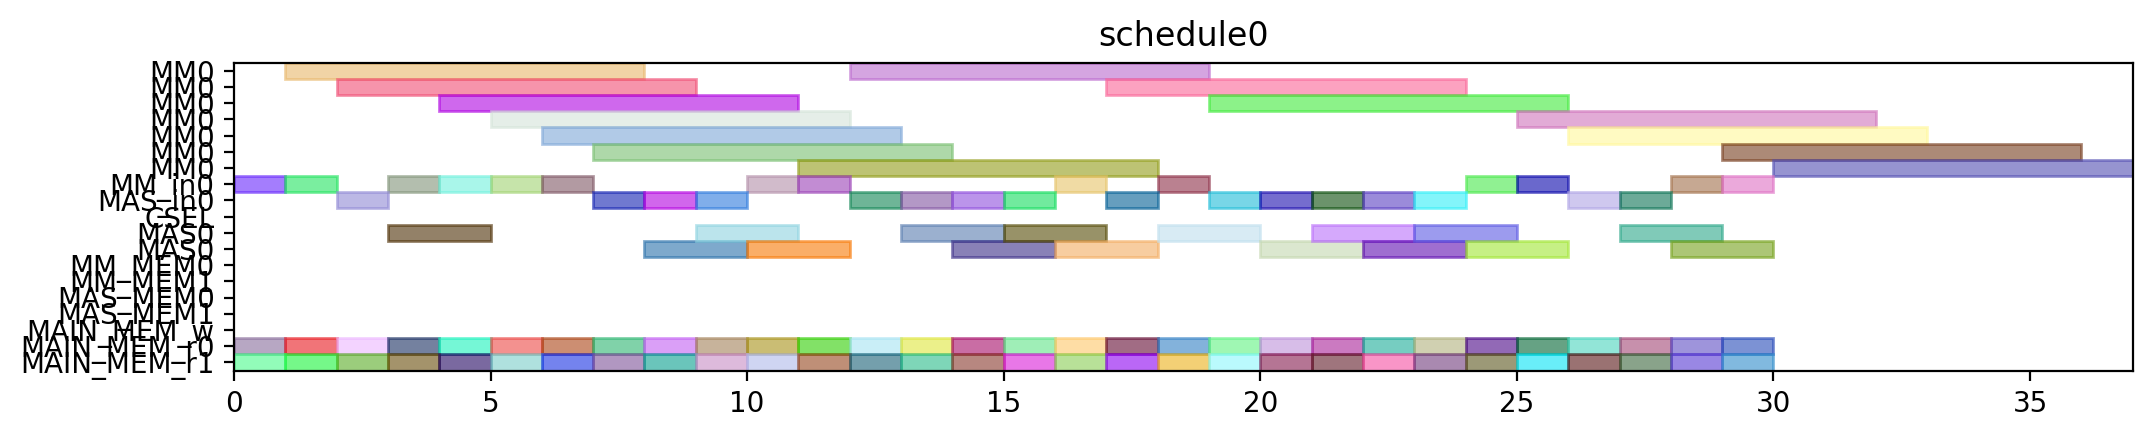

Source code (Python):
from pyschedule import Scenario, solvers, plotters, alt


def solve():
	horizon = 120
	S = Scenario("schedule0", horizon=horizon)

	# resource
	MM = S.Resources('MM', num=1, size=7)
	MM_in = S.Resources('MM_in', num=1)
	MAS_in = S.Resources('MAS_in', num=1)
	CSEL = S.Resource('CSEL')
	MAS = S.Resources('MAS', num=1, size=2, periods=range(1, horizon))
	MM_MEM = S.Resources('MM_MEM', num=2)
	MAS_MEM = S.Resources('MAS_MEM', num=2)
	MAIN_MEM_w = S.Resource('MAIN_MEM_w', size=1)
	MAIN_MEM_r = S.Resources('MAIN_MEM_r', num=2)

	# result of previous scheduling

	# new tasks
	r1_t0 = S.Task('r1_t0', length=7, delay_cost=1)
	r1_t0 += alt(MM)
	r1_t0_in = S.Task('r1_t0_in', length=1, delay_cost=1)
	r1_t0_in += alt(MM_in)
	S += r1_t0_in*MM_in[0]<=r1_t0*MM[0]
	r1_t0_mem0 = S.Task('r1_t0_mem0', length=1, delay_cost=1)
	r1_t0_mem0 += MAIN_MEM_r[0]
	S += r1_t0_mem0 <= r1_t0

	r1_t0_mem1 = S.Task('r1_t0_mem1', length=1, delay_cost=1)
	r1_t0_mem1 += MAIN_MEM_r[1]
	S += r1_t0_mem1 <= r1_t0

	r1_t1 = S.Task('r1_t1', length=7, delay_cost=1)
	r1_t1 += alt(MM)
	r1_t1_in = S.Task('r1_t1_in', length=1, delay_cost=1)
	r1_t1_in += alt(MM_in)
	S += r1_t1_in*MM_in[0]<=r1_t1*MM[0]
	r1_t1_mem0 = S.Task('r1_t1_mem0', length=1, delay_cost=1)
	r1_t1_mem0 += MAIN_MEM_r[0]
	S += r1_t1_mem0 <= r1_t1

	r1_t1_mem1 = S.Task('r1_t1_mem1', length=1, delay_cost=1)
	r1_t1_mem1 += MAIN_MEM_r[1]
	S += r1_t1_mem1 <= r1_t1

	r1_t2 = S.Task('r1_t2', length=2, delay_cost=1)
	r1_t2 += alt(MAS)
	r1_t2_in = S.Task('r1_t2_in', length=1, delay_cost=1)
	r1_t2_in += alt(MAS_in)
	S += r1_t2_in*MAS_in[0]<=r1_t2*MAS[0]

	r1_t2_mem0 = S.Task('r1_t2_mem0', length=1, delay_cost=1)
	r1_t2_mem0 += MAIN_MEM_r[0]
	S += r1_t2_mem0 <= r1_t2

	r1_t2_mem1 = S.Task('r1_t2_mem1', length=1, delay_cost=1)
	r1_t2_mem1 += MAIN_MEM_r[1]
	S += r1_t2_mem1 <= r1_t2

	r1_t3 = S.Task('r1_t3', length=2, delay_cost=1)
	r1_t3 += alt(MAS)
	r1_t3_in = S.Task('r1_t3_in', length=1, delay_cost=1)
	r1_t3_in += alt(MAS_in)
	S += r1_t3_in*MAS_in[0]<=r1_t3*MAS[0]

	r1_t3_mem0 = S.Task('r1_t3_mem0', length=1, delay_cost=1)
	r1_t3_mem0 += MAIN_MEM_r[0]
	S += r1_t3_mem0 <= r1_t3

	r1_t3_mem1 = S.Task('r1_t3_mem1', length=1, delay_cost=1)
	r1_t3_mem1 += MAIN_MEM_r[1]
	S += r1_t3_mem1 <= r1_t3

	r3_t0 = S.Task('r3_t0', length=7, delay_cost=1)
	r3_t0 += alt(MM)
	r3_t0_in = S.Task('r3_t0_in', length=1, delay_cost=1)
	r3_t0_in += alt(MM_in)
	S += r3_t0_in*MM_in[0]<=r3_t0*MM[0]
	r3_t0_mem0 = S.Task('r3_t0_mem0', length=1, delay_cost=1)
	r3_t0_mem0 += MAIN_MEM_r[0]
	S += r3_t0_mem0 <= r3_t0

	r3_t0_mem1 = S.Task('r3_t0_mem1', length=1, delay_cost=1)
	r3_t0_mem1 += MAIN_MEM_r[1]
	S += r3_t0_mem1 <= r3_t0

	r3_t1 = S.Task('r3_t1', length=7, delay_cost=1)
	r3_t1 += alt(MM)
	r3_t1_in = S.Task('r3_t1_in', length=1, delay_cost=1)
	r3_t1_in += alt(MM_in)
	S += r3_t1_in*MM_in[0]<=r3_t1*MM[0]
	r3_t1_mem0 = S.Task('r3_t1_mem0', length=1, delay_cost=1)
	r3_t1_mem0 += MAIN_MEM_r[0]
	S += r3_t1_mem0 <= r3_t1

	r3_t1_mem1 = S.Task('r3_t1_mem1', length=1, delay_cost=1)
	r3_t1_mem1 += MAIN_MEM_r[1]
	S += r3_t1_mem1 <= r3_t1

	r3_t2 = S.Task('r3_t2', length=2, delay_cost=1)
	r3_t2 += alt(MAS)
	r3_t2_in = S.Task('r3_t2_in', length=1, delay_cost=1)
	r3_t2_in += alt(MAS_in)
	S += r3_t2_in*MAS_in[0]<=r3_t2*MAS[0]

	r3_t2_mem0 = S.Task('r3_t2_mem0', length=1, delay_cost=1)
	r3_t2_mem0 += MAIN_MEM_r[0]
	S += r3_t2_mem0 <= r3_t2

	r3_t2_mem1 = S.Task('r3_t2_mem1', length=1, delay_cost=1)
	r3_t2_mem1 += MAIN_MEM_r[1]
	S += r3_t2_mem1 <= r3_t2

	r3_t3 = S.Task('r3_t3', length=2, delay_cost=1)
	r3_t3 += alt(MAS)
	r3_t3_in = S.Task('r3_t3_in', length=1, delay_cost=1)
	r3_t3_in += alt(MAS_in)
	S += r3_t3_in*MAS_in[0]<=r3_t3*MAS[0]

	r3_t3_mem0 = S.Task('r3_t3_mem0', length=1, delay_cost=1)
	r3_t3_mem0 += MAIN_MEM_r[0]
	S += r3_t3_mem0 <= r3_t3

	r3_t3_mem1 = S.Task('r3_t3_mem1', length=1, delay_cost=1)
	r3_t3_mem1 += MAIN_MEM_r[1]
	S += r3_t3_mem1 <= r3_t3

	r4_t0 = S.Task('r4_t0', length=7, delay_cost=1)
	r4_t0 += alt(MM)
	r4_t0_in = S.Task('r4_t0_in', length=1, delay_cost=1)
	r4_t0_in += alt(MM_in)
	S += r4_t0_in*MM_in[0]<=r4_t0*MM[0]
	r4_t0_mem0 = S.Task('r4_t0_mem0', length=1, delay_cost=1)
	r4_t0_mem0 += MAIN_MEM_r[0]
	S += r4_t0_mem0 <= r4_t0

	r4_t0_mem1 = S.Task('r4_t0_mem1', length=1, delay_cost=1)
	r4_t0_mem1 += MAIN_MEM_r[1]
	S += r4_t0_mem1 <= r4_t0

	r4_t1 = S.Task('r4_t1', length=7, delay_cost=1)
	r4_t1 += alt(MM)
	r4_t1_in = S.Task('r4_t1_in', length=1, delay_cost=1)
	r4_t1_in += alt(MM_in)
	S += r4_t1_in*MM_in[0]<=r4_t1*MM[0]
	r4_t1_mem0 = S.Task('r4_t1_mem0', length=1, delay_cost=1)
	r4_t1_mem0 += MAIN_MEM_r[0]
	S += r4_t1_mem0 <= r4_t1

	r4_t1_mem1 = S.Task('r4_t1_mem1', length=1, delay_cost=1)
	r4_t1_mem1 += MAIN_MEM_r[1]
	S += r4_t1_mem1 <= r4_t1

	r4_t2 = S.Task('r4_t2', length=2, delay_cost=1)
	r4_t2 += alt(MAS)
	r4_t2_in = S.Task('r4_t2_in', length=1, delay_cost=1)
	r4_t2_in += alt(MAS_in)
	S += r4_t2_in*MAS_in[0]<=r4_t2*MAS[0]

	r4_t2_mem0 = S.Task('r4_t2_mem0', length=1, delay_cost=1)
	r4_t2_mem0 += MAIN_MEM_r[0]
	S += r4_t2_mem0 <= r4_t2

	r4_t2_mem1 = S.Task('r4_t2_mem1', length=1, delay_cost=1)
	r4_t2_mem1 += MAIN_MEM_r[1]
	S += r4_t2_mem1 <= r4_t2

	r4_t3 = S.Task('r4_t3', length=2, delay_cost=1)
	r4_t3 += alt(MAS)
	r4_t3_in = S.Task('r4_t3_in', length=1, delay_cost=1)
	r4_t3_in += alt(MAS_in)
	S += r4_t3_in*MAS_in[0]<=r4_t3*MAS[0]

	r4_t3_mem0 = S.Task('r4_t3_mem0', length=1, delay_cost=1)
	r4_t3_mem0 += MAIN_MEM_r[0]
	S += r4_t3_mem0 <= r4_t3

	r4_t3_mem1 = S.Task('r4_t3_mem1', length=1, delay_cost=1)
	r4_t3_mem1 += MAIN_MEM_r[1]
	S += r4_t3_mem1 <= r4_t3

	r5_t0 = S.Task('r5_t0', length=7, delay_cost=1)
	r5_t0 += alt(MM)
	r5_t0_in = S.Task('r5_t0_in', length=1, delay_cost=1)
	r5_t0_in += alt(MM_in)
	S += r5_t0_in*MM_in[0]<=r5_t0*MM[0]
	r5_t0_mem0 = S.Task('r5_t0_mem0', length=1, delay_cost=1)
	r5_t0_mem0 += MAIN_MEM_r[0]
	S += r5_t0_mem0 <= r5_t0

	r5_t0_mem1 = S.Task('r5_t0_mem1', length=1, delay_cost=1)
	r5_t0_mem1 += MAIN_MEM_r[1]
	S += r5_t0_mem1 <= r5_t0

	r5_t1 = S.Task('r5_t1', length=7, delay_cost=1)
	r5_t1 += alt(MM)
	r5_t1_in = S.Task('r5_t1_in', length=1, delay_cost=1)
	r5_t1_in += alt(MM_in)
	S += r5_t1_in*MM_in[0]<=r5_t1*MM[0]
	r5_t1_mem0 = S.Task('r5_t1_mem0', length=1, delay_cost=1)
	r5_t1_mem0 += MAIN_MEM_r[0]
	S += r5_t1_mem0 <= r5_t1

	r5_t1_mem1 = S.Task('r5_t1_mem1', length=1, delay_cost=1)
	r5_t1_mem1 += MAIN_MEM_r[1]
	S += r5_t1_mem1 <= r5_t1

	r5_t2 = S.Task('r5_t2', length=2, delay_cost=1)
	r5_t2 += alt(MAS)
	r5_t2_in = S.Task('r5_t2_in', length=1, delay_cost=1)
	r5_t2_in += alt(MAS_in)
	S += r5_t2_in*MAS_in[0]<=r5_t2*MAS[0]

	r5_t2_mem0 = S.Task('r5_t2_mem0', length=1, delay_cost=1)
	r5_t2_mem0 += MAIN_MEM_r[0]
	S += r5_t2_mem0 <= r5_t2

	r5_t2_mem1 = S.Task('r5_t2_mem1', length=1, delay_cost=1)
	r5_t2_mem1 += MAIN_MEM_r[1]
	S += r5_t2_mem1 <= r5_t2

	r5_t3 = S.Task('r5_t3', length=2, delay_cost=1)
	r5_t3 += alt(MAS)
	r5_t3_in = S.Task('r5_t3_in', length=1, delay_cost=1)
	r5_t3_in += alt(MAS_in)
	S += r5_t3_in*MAS_in[0]<=r5_t3*MAS[0]

	r5_t3_mem0 = S.Task('r5_t3_mem0', length=1, delay_cost=1)
	r5_t3_mem0 += MAIN_MEM_r[0]
	S += r5_t3_mem0 <= r5_t3

	r5_t3_mem1 = S.Task('r5_t3_mem1', length=1, delay_cost=1)
	r5_t3_mem1 += MAIN_MEM_r[1]
	S += r5_t3_mem1 <= r5_t3

	r6_t0 = S.Task('r6_t0', length=7, delay_cost=1)
	r6_t0 += alt(MM)
	r6_t0_in = S.Task('r6_t0_in', length=1, delay_cost=1)
	r6_t0_in += alt(MM_in)
	S += r6_t0_in*MM_in[0]<=r6_t0*MM[0]
	r6_t0_mem0 = S.Task('r6_t0_mem0', length=1, delay_cost=1)
	r6_t0_mem0 += MAIN_MEM_r[0]
	S += r6_t0_mem0 <= r6_t0

	r6_t0_mem1 = S.Task('r6_t0_mem1', length=1, delay_cost=1)
	r6_t0_mem1 += MAIN_MEM_r[1]
	S += r6_t0_mem1 <= r6_t0

	r6_t1 = S.Task('r6_t1', length=7, delay_cost=1)
	r6_t1 += alt(MM)
	r6_t1_in = S.Task('r6_t1_in', length=1, delay_cost=1)
	r6_t1_in += alt(MM_in)
	S += r6_t1_in*MM_in[0]<=r6_t1*MM[0]
	r6_t1_mem0 = S.Task('r6_t1_mem0', length=1, delay_cost=1)
	r6_t1_mem0 += MAIN_MEM_r[0]
	S += r6_t1_mem0 <= r6_t1

	r6_t1_mem1 = S.Task('r6_t1_mem1', length=1, delay_cost=1)
	r6_t1_mem1 += MAIN_MEM_r[1]
	S += r6_t1_mem1 <= r6_t1

	r6_t2 = S.Task('r6_t2', length=2, delay_cost=1)
	r6_t2 += alt(MAS)
	r6_t2_in = S.Task('r6_t2_in', length=1, delay_cost=1)
	r6_t2_in += alt(MAS_in)
	S += r6_t2_in*MAS_in[0]<=r6_t2*MAS[0]

	r6_t2_mem0 = S.Task('r6_t2_mem0', length=1, delay_cost=1)
	r6_t2_mem0 += MAIN_MEM_r[0]
	S += r6_t2_mem0 <= r6_t2

	r6_t2_mem1 = S.Task('r6_t2_mem1', length=1, delay_cost=1)
	r6_t2_mem1 += MAIN_MEM_r[1]
	S += r6_t2_mem1 <= r6_t2

	r6_t3 = S.Task('r6_t3', length=2, delay_cost=1)
	r6_t3 += alt(MAS)
	r6_t3_in = S.Task('r6_t3_in', length=1, delay_cost=1)
	r6_t3_in += alt(MAS_in)
	S += r6_t3_in*MAS_in[0]<=r6_t3*MAS[0]

	r6_t3_mem0 = S.Task('r6_t3_mem0', length=1, delay_cost=1)
	r6_t3_mem0 += MAIN_MEM_r[0]
	S += r6_t3_mem0 <= r6_t3

	r6_t3_mem1 = S.Task('r6_t3_mem1', length=1, delay_cost=1)
	r6_t3_mem1 += MAIN_MEM_r[1]
	S += r6_t3_mem1 <= r6_t3

	r9_t2 = S.Task('r9_t2', length=2, delay_cost=1)
	r9_t2 += alt(MAS)
	r9_t2_in = S.Task('r9_t2_in', length=1, delay_cost=1)
	r9_t2_in += alt(MAS_in)
	S += r9_t2_in*MAS_in[0]<=r9_t2*MAS[0]

	r9_t2_mem0 = S.Task('r9_t2_mem0', length=1, delay_cost=1)
	r9_t2_mem0 += MAIN_MEM_r[0]
	S += r9_t2_mem0 <= r9_t2

	r9_t2_mem1 = S.Task('r9_t2_mem1', length=1, delay_cost=1)
	r9_t2_mem1 += MAIN_MEM_r[1]
	S += r9_t2_mem1 <= r9_t2

	r12_t0 = S.Task('r12_t0', length=7, delay_cost=1)
	r12_t0 += alt(MM)
	r12_t0_in = S.Task('r12_t0_in', length=1, delay_cost=1)
	r12_t0_in += alt(MM_in)
	S += r12_t0_in*MM_in[0]<=r12_t0*MM[0]
	r12_t0_mem0 = S.Task('r12_t0_mem0', length=1, delay_cost=1)
	r12_t0_mem0 += MAIN_MEM_r[0]
	S += r12_t0_mem0 <= r12_t0

	r12_t0_mem1 = S.Task('r12_t0_mem1', length=1, delay_cost=1)
	r12_t0_mem1 += MAIN_MEM_r[1]
	S += r12_t0_mem1 <= r12_t0

	r12_t1 = S.Task('r12_t1', length=7, delay_cost=1)
	r12_t1 += alt(MM)
	r12_t1_in = S.Task('r12_t1_in', length=1, delay_cost=1)
	r12_t1_in += alt(MM_in)
	S += r12_t1_in*MM_in[0]<=r12_t1*MM[0]
	r12_t1_mem0 = S.Task('r12_t1_mem0', length=1, delay_cost=1)
	r12_t1_mem0 += MAIN_MEM_r[0]
	S += r12_t1_mem0 <= r12_t1

	r12_t1_mem1 = S.Task('r12_t1_mem1', length=1, delay_cost=1)
	r12_t1_mem1 += MAIN_MEM_r[1]
	S += r12_t1_mem1 <= r12_t1

	r12_t2 = S.Task('r12_t2', length=2, delay_cost=1)
	r12_t2 += alt(MAS)
	r12_t2_in = S.Task('r12_t2_in', length=1, delay_cost=1)
	r12_t2_in += alt(MAS_in)
	S += r12_t2_in*MAS_in[0]<=r12_t2*MAS[0]

	r12_t2_mem0 = S.Task('r12_t2_mem0', length=1, delay_cost=1)
	r12_t2_mem0 += MAIN_MEM_r[0]
	S += r12_t2_mem0 <= r12_t2

	r12_t2_mem1 = S.Task('r12_t2_mem1', length=1, delay_cost=1)
	r12_t2_mem1 += MAIN_MEM_r[1]
	S += r12_t2_mem1 <= r12_t2

	r12_t3 = S.Task('r12_t3', length=2, delay_cost=1)
	r12_t3 += alt(MAS)
	r12_t3_in = S.Task('r12_t3_in', length=1, delay_cost=1)
	r12_t3_in += alt(MAS_in)
	S += r12_t3_in*MAS_in[0]<=r12_t3*MAS[0]

	r12_t3_mem0 = S.Task('r12_t3_mem0', length=1, delay_cost=1)
	r12_t3_mem0 += MAIN_MEM_r[0]
	S += r12_t3_mem0 <= r12_t3

	r12_t3_mem1 = S.Task('r12_t3_mem1', length=1, delay_cost=1)
	r12_t3_mem1 += MAIN_MEM_r[1]
	S += r12_t3_mem1 <= r12_t3

	r13_t0 = S.Task('r13_t0', length=7, delay_cost=1)
	r13_t0 += alt(MM)
	r13_t0_in = S.Task('r13_t0_in', length=1, delay_cost=1)
	r13_t0_in += alt(MM_in)
	S += r13_t0_in*MM_in[0]<=r13_t0*MM[0]
	r13_t0_mem0 = S.Task('r13_t0_mem0', length=1, delay_cost=1)
	r13_t0_mem0 += MAIN_MEM_r[0]
	S += r13_t0_mem0 <= r13_t0

	r13_t0_mem1 = S.Task('r13_t0_mem1', length=1, delay_cost=1)
	r13_t0_mem1 += MAIN_MEM_r[1]
	S += r13_t0_mem1 <= r13_t0

	r13_t1 = S.Task('r13_t1', length=7, delay_cost=1)
	r13_t1 += alt(MM)
	r13_t1_in = S.Task('r13_t1_in', length=1, delay_cost=1)
	r13_t1_in += alt(MM_in)
	S += r13_t1_in*MM_in[0]<=r13_t1*MM[0]
	r13_t1_mem0 = S.Task('r13_t1_mem0', length=1, delay_cost=1)
	r13_t1_mem0 += MAIN_MEM_r[0]
	S += r13_t1_mem0 <= r13_t1

	r13_t1_mem1 = S.Task('r13_t1_mem1', length=1, delay_cost=1)
	r13_t1_mem1 += MAIN_MEM_r[1]
	S += r13_t1_mem1 <= r13_t1

	r13_t2 = S.Task('r13_t2', length=2, delay_cost=1)
	r13_t2 += alt(MAS)
	r13_t2_in = S.Task('r13_t2_in', length=1, delay_cost=1)
	r13_t2_in += alt(MAS_in)
	S += r13_t2_in*MAS_in[0]<=r13_t2*MAS[0]

	r13_t2_mem0 = S.Task('r13_t2_mem0', length=1, delay_cost=1)
	r13_t2_mem0 += MAIN_MEM_r[0]
	S += r13_t2_mem0 <= r13_t2

	r13_t2_mem1 = S.Task('r13_t2_mem1', length=1, delay_cost=1)
	r13_t2_mem1 += MAIN_MEM_r[1]
	S += r13_t2_mem1 <= r13_t2

	r13_t3 = S.Task('r13_t3', length=2, delay_cost=1)
	r13_t3 += alt(MAS)
	r13_t3_in = S.Task('r13_t3_in', length=1, delay_cost=1)
	r13_t3_in += alt(MAS_in)
	S += r13_t3_in*MAS_in[0]<=r13_t3*MAS[0]

	r13_t3_mem0 = S.Task('r13_t3_mem0', length=1, delay_cost=1)
	r13_t3_mem0 += MAIN_MEM_r[0]
	S += r13_t3_mem0 <= r13_t3

	r13_t3_mem1 = S.Task('r13_t3_mem1', length=1, delay_cost=1)
	r13_t3_mem1 += MAIN_MEM_r[1]
	S += r13_t3_mem1 <= r13_t3

	r16_t3 = S.Task('r16_t3', length=2, delay_cost=1)
	r16_t3 += alt(MAS)
	r16_t3_in = S.Task('r16_t3_in', length=1, delay_cost=1)
	r16_t3_in += alt(MAS_in)
	S += r16_t3_in*MAS_in[0]<=r16_t3*MAS[0]

	r16_t3_mem0 = S.Task('r16_t3_mem0', length=1, delay_cost=1)
	r16_t3_mem0 += MAIN_MEM_r[0]
	S += r16_t3_mem0 <= r16_t3

	r16_t3_mem1 = S.Task('r16_t3_mem1', length=1, delay_cost=1)
	r16_t3_mem1 += MAIN_MEM_r[1]
	S += r16_t3_mem1 <= r16_t3

	solvers.mip.solve(S,msg=1,kind='CPLEX',ratio_gap=1.01)

	solution = [['hoge']*len(S.solution()[1]) for i in range(len(S.solution()))]
	for i in range(len(S.solution())):
		for j in range(len(S.solution()[i])):
			solution[i][j]=str(S.solution()[i][j])
	print(solution)

	cycles = int(solution[-1][3])

	pic_file_name = "/mnt/rose/usr1/fukuda/ABE/multiRAM_multiMAS_16mux/scheduling_result/stage7MM1_stage2MAS1/EP2_YRECOVER/schedule0.png"
	if(S.solution() != []):
		plotters.matplotlib.plot(S,img_filename=pic_file_name, show_task_labels=False, fig_size=(cycles*0.25+3, 2))

	return solution
